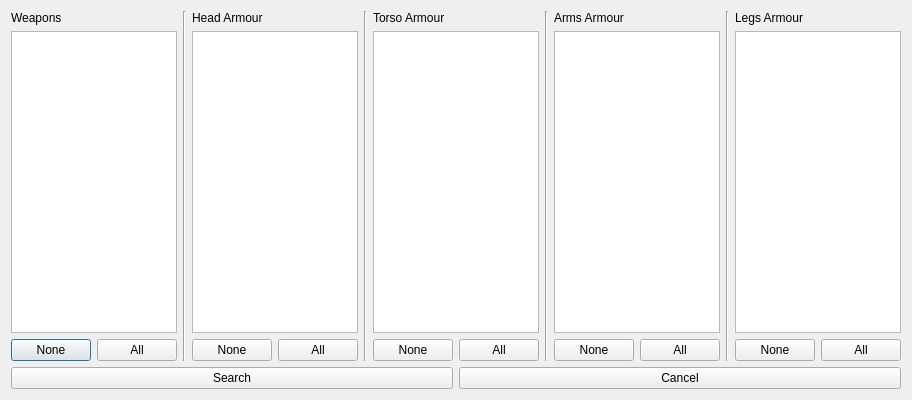
<?xml version="1.0" encoding="UTF-8"?>
<ui version="4.0">
 <class>AdvancedSearch</class>
 <widget class="QDialog" name="AdvancedSearch">
  <property name="geometry">
   <rect>
    <x>0</x>
    <y>0</y>
    <width>600</width>
    <height>400</height>
   </rect>
  </property>
  <property name="windowTitle">
   <string>Dialog</string>
  </property>
  <layout class="QVBoxLayout" name="verticalLayout_5">
   <item>
    <layout class="QHBoxLayout" name="horizontalLayout">
     <item>
      <layout class="QVBoxLayout" name="verticalLayoutGearParts">
       <item>
        <widget class="QLabel" name="labelWeapons">
         <property name="text">
          <string>Weapons</string>
         </property>
        </widget>
       </item>
       <item>
        <widget class="QListWidget" name="listWidgetWeapons">
         <property name="sizePolicy">
          <sizepolicy hsizetype="Expanding" vsizetype="Expanding">
           <horstretch>0</horstretch>
           <verstretch>0</verstretch>
          </sizepolicy>
         </property>
        </widget>
       </item>
       <item>
        <layout class="QHBoxLayout" name="horizontalLayout_4">
         <item>
          <widget class="QPushButton" name="pushButtonNoneWeapon">
           <property name="text">
            <string>None</string>
           </property>
          </widget>
         </item>
         <item>
          <widget class="QPushButton" name="pushButtonAllWeapon">
           <property name="text">
            <string>All</string>
           </property>
          </widget>
         </item>
        </layout>
       </item>
      </layout>
     </item>
     <item>
      <widget class="Line" name="line">
       <property name="orientation">
        <enum>Qt::Vertical</enum>
       </property>
      </widget>
     </item>
     <item>
      <layout class="QVBoxLayout" name="verticalLayoutSkills">
       <item>
        <widget class="QLabel" name="labelHeads">
         <property name="text">
          <string>Head Armour</string>
         </property>
        </widget>
       </item>
       <item>
        <widget class="QListWidget" name="listWidgetHeads">
         <property name="sizePolicy">
          <sizepolicy hsizetype="Expanding" vsizetype="Expanding">
           <horstretch>0</horstretch>
           <verstretch>0</verstretch>
          </sizepolicy>
         </property>
        </widget>
       </item>
       <item>
        <layout class="QHBoxLayout" name="horizontalLayout_5">
         <item>
          <widget class="QPushButton" name="pushButtonNoneHead">
           <property name="text">
            <string>None</string>
           </property>
          </widget>
         </item>
         <item>
          <widget class="QPushButton" name="pushButtonAllHead">
           <property name="text">
            <string>All</string>
           </property>
          </widget>
         </item>
        </layout>
       </item>
      </layout>
     </item>
     <item>
      <widget class="Line" name="line_2">
       <property name="orientation">
        <enum>Qt::Vertical</enum>
       </property>
      </widget>
     </item>
     <item>
      <layout class="QVBoxLayout" name="verticalLayout">
       <item>
        <widget class="QLabel" name="labelTorsos">
         <property name="text">
          <string>Torso Armour</string>
         </property>
        </widget>
       </item>
       <item>
        <widget class="QListWidget" name="listWidgetTorsos">
         <property name="sizePolicy">
          <sizepolicy hsizetype="Expanding" vsizetype="Expanding">
           <horstretch>0</horstretch>
           <verstretch>0</verstretch>
          </sizepolicy>
         </property>
        </widget>
       </item>
       <item>
        <layout class="QHBoxLayout" name="horizontalLayout_6">
         <item>
          <widget class="QPushButton" name="pushButtonNoneTorso">
           <property name="text">
            <string>None</string>
           </property>
          </widget>
         </item>
         <item>
          <widget class="QPushButton" name="pushButtonAllTorso">
           <property name="text">
            <string>All</string>
           </property>
          </widget>
         </item>
        </layout>
       </item>
      </layout>
     </item>
     <item>
      <widget class="Line" name="line_3">
       <property name="orientation">
        <enum>Qt::Vertical</enum>
       </property>
      </widget>
     </item>
     <item>
      <layout class="QVBoxLayout" name="verticalLayout_2">
       <item>
        <widget class="QLabel" name="labelArms">
         <property name="text">
          <string>Arms Armour</string>
         </property>
        </widget>
       </item>
       <item>
        <widget class="QListWidget" name="listWidgetArms">
         <property name="sizePolicy">
          <sizepolicy hsizetype="Expanding" vsizetype="Expanding">
           <horstretch>0</horstretch>
           <verstretch>0</verstretch>
          </sizepolicy>
         </property>
        </widget>
       </item>
       <item>
        <layout class="QHBoxLayout" name="horizontalLayout_7">
         <item>
          <widget class="QPushButton" name="pushButtonNoneArms">
           <property name="text">
            <string>None</string>
           </property>
          </widget>
         </item>
         <item>
          <widget class="QPushButton" name="pushButtonAllArms">
           <property name="text">
            <string>All</string>
           </property>
          </widget>
         </item>
        </layout>
       </item>
      </layout>
     </item>
     <item>
      <widget class="Line" name="line_4">
       <property name="orientation">
        <enum>Qt::Vertical</enum>
       </property>
      </widget>
     </item>
     <item>
      <layout class="QVBoxLayout" name="verticalLayout_3">
       <item>
        <widget class="QLabel" name="labelLegs">
         <property name="text">
          <string>Legs Armour</string>
         </property>
        </widget>
       </item>
       <item>
        <widget class="QListWidget" name="listWidgetLegs">
         <property name="sizePolicy">
          <sizepolicy hsizetype="Expanding" vsizetype="Expanding">
           <horstretch>0</horstretch>
           <verstretch>0</verstretch>
          </sizepolicy>
         </property>
        </widget>
       </item>
       <item>
        <layout class="QHBoxLayout" name="horizontalLayout_8">
         <item>
          <widget class="QPushButton" name="pushButtonNoneLegs">
           <property name="text">
            <string>None</string>
           </property>
          </widget>
         </item>
         <item>
          <widget class="QPushButton" name="pushButtonAllLegs">
           <property name="text">
            <string>All</string>
           </property>
          </widget>
         </item>
        </layout>
       </item>
      </layout>
     </item>
    </layout>
   </item>
   <item>
    <layout class="QHBoxLayout" name="horizontalLayout_3">
     <item>
      <widget class="QPushButton" name="pushButtonSearch">
       <property name="text">
        <string>Search</string>
       </property>
      </widget>
     </item>
     <item>
      <widget class="QPushButton" name="pushButtonCancel">
       <property name="text">
        <string>Cancel</string>
       </property>
      </widget>
     </item>
    </layout>
   </item>
  </layout>
 </widget>
 <resources/>
 <connections/>
</ui>
